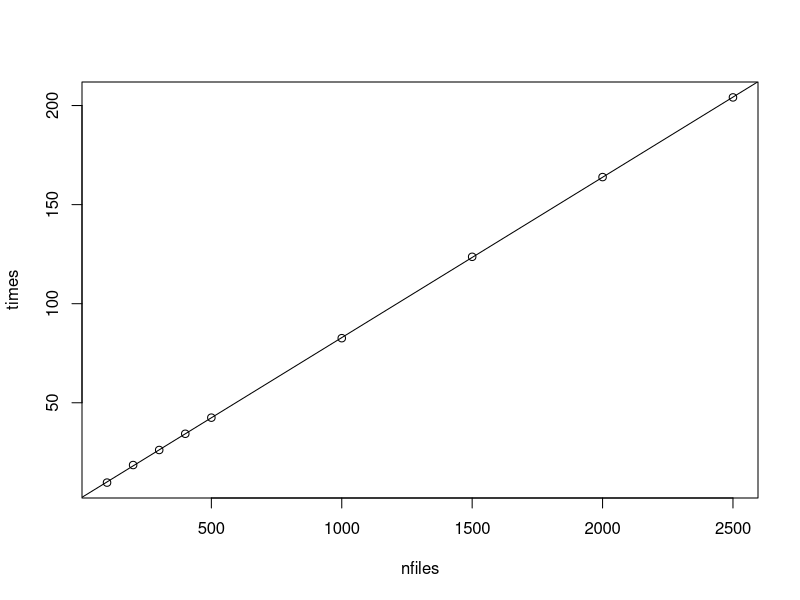

Here is the R script that generated this plot:
nfiles<-c(100,200,  300,  400,  500,  1000,1500,  2000,  2500) 
times<-c(9.72,18.58,26.17,34.36,42.49,82.6,123.67,163.9,204.11)
plot(nfiles,times)
fit <- lm(times~nfiles)
summary(fit)
abline(fit)
